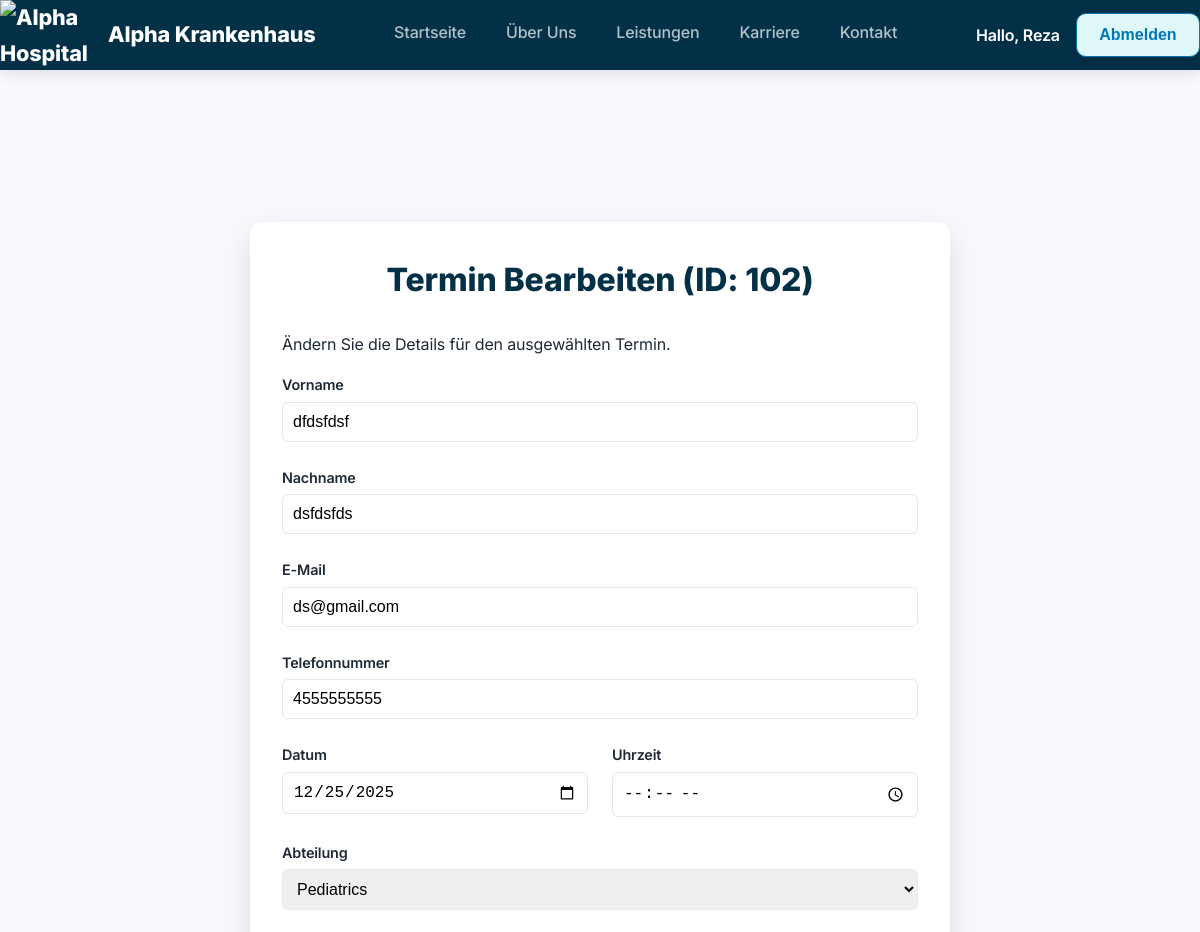
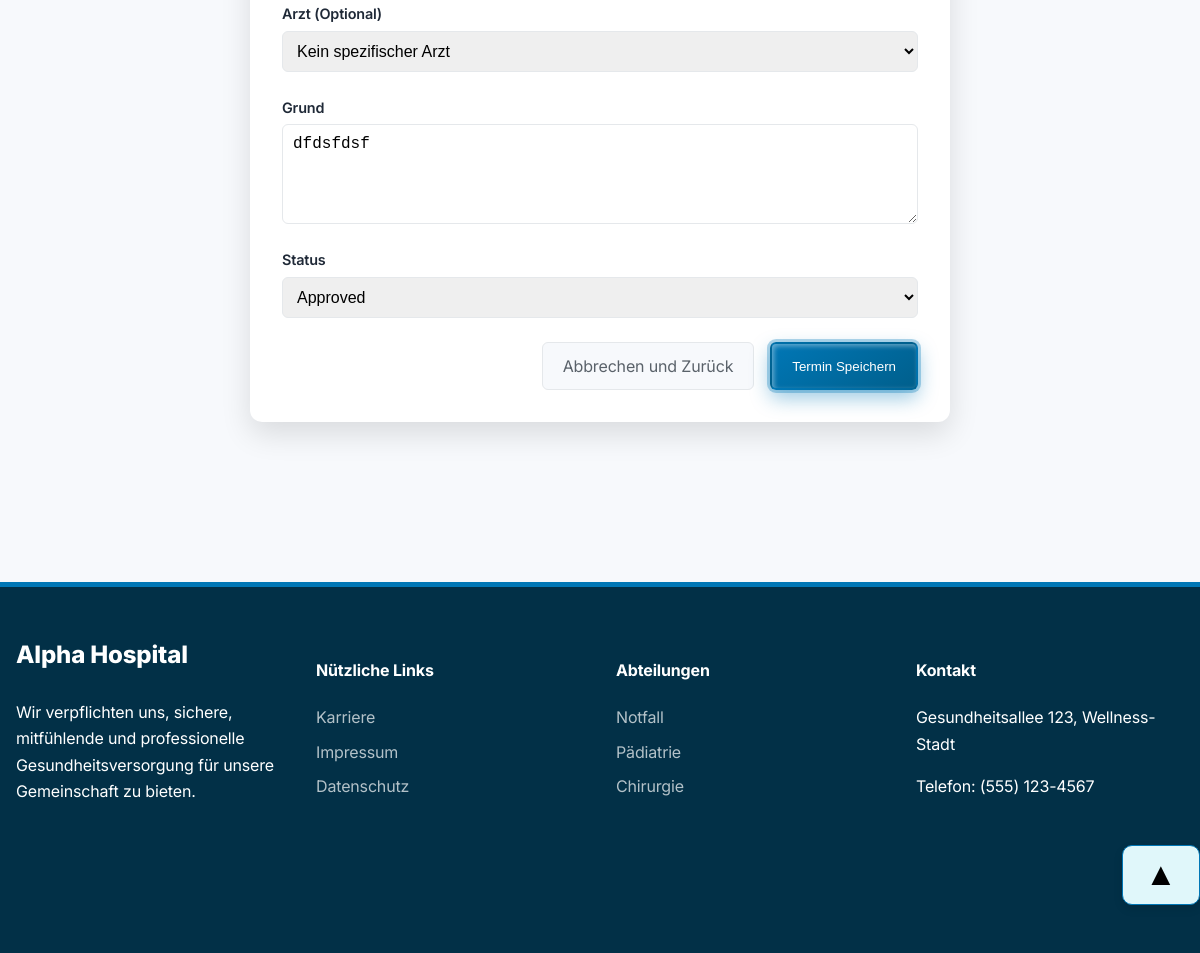
Page /edit_form.php?type=appointment&id=102 (signed in) on the committed database (2 pictures, top to bottom).
### tables this page shows
CREATE TABLE `appointments` (
  `id` int(11) NOT NULL,
  `first_name` varchar(120) NOT NULL,
  `last_name` varchar(120) NOT NULL,
  `email` varchar(255) NOT NULL,
  `phone` varchar(50) DEFAULT NULL,
  `appt_date` date NOT NULL,
  `appt_time` varchar(50) NOT NULL,
  `department` varchar(120) DEFAULT NULL,
  `doctor` varchar(120) DEFAULT NULL,
  `reason` text DEFAULT NULL,
  `created_at` timestamp NOT NULL DEFAULT current_timestamp(),
  `status` varchar(20) NOT NULL DEFAULT 'Pending',
  `approved_by_user_id` int(11) DEFAULT NULL
);

### edit_form.php (the view, shortened to what this page needs)
<?php
require_once __DIR__ . '/config.php';
$type = $_GET['type'] ?? '';
$id = filter_var($_GET['id'] ?? 0, FILTER_VALIDATE_INT);
$tableName = ($type === 'appointment') ? 'appointments' : 'messages';
$recordName = ($type === 'appointment') ? 'Termin' : 'Nachricht';
try {
    $stmt = $pdo->prepare("SELECT * FROM $tableName WHERE id = :id");
    $stmt->execute([':id' => $id]);
    $record = $stmt->fetch(PDO::FETCH_ASSOC);
} catch (PDOException $e) {
    flash('error', "Datenbankfehler beim Abrufen des $recordName.");
    header('Location: admin.php');
    exit;
}
$departments = $pdo->query("SELECT DISTINCT department FROM appointments")->fetchAll(PDO::FETCH_COLUMN);
$statuses = ['Pending', 'Approved', 'Cancelled'];
?>
<!DOCTYPE html>
<html lang="de">
<head>
    <link rel="stylesheet" href="styles.css">
</head>
<body>
    <?php include 'header.php'; ?>
    <main class="admin-main">
        <div class="container">
            <div class="data-card">
                <h1 class="section-title"><?= $recordName ?> Bearbeiten (ID: <?= $id ?>)</h1>
                <p>Ändern Sie die Details für den ausgewählten <?= $recordName ?>.</p>
                <form action="process_update.php" method="POST">
                    <?php if ($type === 'appointment'): ?>
                        <div class="form-row">
                            <label for="first_name">Vorname</label>
                            <input type="text" id="first_name" name="first_name" value="<?= htmlspecialchars($record['first_name']) ?>" required>
                        </div>
                        <div class="form-row">
                            <label for="last_name">Nachname</label>
                            <input type="text" id="last_name" name="last_name" value="<?= htmlspecialchars($record['last_name']) ?>">
                        </div>
                        <div class="form-row">
                            <label for="email">E-Mail</label>
                            <input type="email" id="email" name="email" value="<?= htmlspecialchars($record['email']) ?>" required>
                        </div>
                        <div class="form-row">
                            <label for="phone">Telefonnummer</label>
                            <input type="text" id="phone" name="phone" value="<?= htmlspecialchars($record['phone']) ?>">
                        </div>
                        <div class="form-row" style="display: grid; grid-template-columns: 1fr 1fr; gap: 1.5rem;">
                            <div>
                                <label for="appt_date">Datum</label>
                                <input type="date" id="appt_date" name="appt_date" value="<?= htmlspecialchars($record['appt_date']) ?>" required>
                            </div>
                            <div>
                                <label for="appt_time">Uhrzeit</label>
                                <input type="time" id="appt_time" name="appt_time" value="<?= htmlspecialchars($record['appt_time']) ?>" required>
                            </div>
                        </div>
                        <div class="form-row">
                            <label for="department">Abteilung</label>
                            <select id="department" name="department" required>
                                <?php foreach ($departments as $dep): ?>
                                    <option value="<?= htmlspecialchars($dep) ?>" <?= ($record['department'] === $dep) ? 'selected' : '' ?>>
                                        <?= htmlspecialchars($dep) ?>
                                    </option>
                                <?php endforeach; ?>
                            </select>
                        </div>
                        <div class="form-row">
                            <label for="doctor">Arzt (Optional)</label>
                            <select id="doctor" name="doctor">
                                <option value="">Kein spezifischer Arzt</option>
                            </select>
                        </div>
                         <div class="form-row">
                            <label for="reason">Grund</label>
                            <textarea id="reason" name="reason"><?= htmlspecialchars($record['reason']) ?></textarea>
                        </div>
                        <div class="form-row">
                            <label for="status">Status</label>
                            <select id="status" name="status" required>
                                <?php foreach ($statuses as $status): ?>
                                    <option value="<?= htmlspecialchars($status) ?>" <?= ($record['status'] === $status) ? 'selected' : '' ?>>
                                        <?= htmlspecialchars($status) ?>
                                    </option>
                                <?php endforeach; ?>
                            </select>
                        </div>
                        <?php endif; ?>
                    <div class="form-actions">
                        <a href="admin.php" class="btn-cancel">Abbrechen und Zurück</a>
                        <button type="submit" class="btn-primary"><?= $recordName ?> Speichern</button>
                    </div>
                </form>
            </div>
        </div>
    </main>
    <?php include 'footer.php'; ?>
</body>
</html>

### styles.css (style rules this page uses)
:root { --color-primary: #0077b6; --color-primary-light: rgb(49, 95, 119); --color-primary-dark: #005f8c; --color-tertiary: #108779; --color-secondary: #e0f7fa; --color-secondary-text: #0077b6; --color-dark-bg: #023047; --color-text-dark: #1f2937; --color-text-medium: #5a626a; --bg-light: #f7f9fc; --bg-white: #ffffff; --color-border-subtle: #e5e8eb; --shadow-xs: 0 1px 2px rgba(0, 0, 0, 0.03); --shadow-sm: 0 4px 8px rgba(0, 0, 0, 0.06); --shadow-md: 0 12px 30px rgba(0, 0, 0, 0.12); --card-shadow: var(--shadow-sm), var(--shadow-md); --overlap-card-shadow: 0 15px 40px rgba(0, 0, 0, 0.15); --header-height: 70px; --border-radius: 12px; --color-error: #dc3545; }
* { box-sizing: border-box; }
html { scroll-behavior: smooth; }
html, body { height: 100%; margin: 0; }
body { font-family: "Inter", sans-serif; background: var(--bg-light); color: var(--color-text-dark); line-height: 1.65; font-weight: 400; -webkit-font-smoothing: antialiased; letter-spacing: -0.01em; }
.container { max-width: 1280px; margin: 0 auto; padding: 0 1rem; }
.btn-primary { background: linear-gradient( 145deg, var(--color-primary), var(--color-primary-dark) ); color: #fff; border: 2px solid transparent; box-shadow: inset 2px 2px 5px rgba(255, 255, 255, 0.4), 0 0 0 3px rgba(0, 119, 182, 0.3), 0 8px 20px rgba(0, 119, 182, 0.4); }
.form-row { display: flex; flex-direction: column; width: 100%; }
.form-row label { font-weight: 600; margin-bottom: 0.3rem; color: var(--color-text-dark); font-size: 0.9rem; }
.form-actions { text-align: center; margin-top: 0.75rem; width: 100%; }
.section-title { text-align: center; font-size: 2rem; margin: 0 0 1.5rem; font-weight: 800; color: var(--color-dark-bg); }

### edit_form.php (style rules this page uses)
.admin-main { padding: 120px 0 4rem; background: var(--bg-light); min-height: 100vh; }
.data-card { max-width: 700px; margin: 2rem auto; background: var(--bg-white); border-radius: var(--border-radius); box-shadow: var(--shadow-md); padding: 2rem; }
.form-row { margin-bottom: 1.5rem; }
.form-row label { display: block; font-weight: 600; margin-bottom: 0.5rem; color: var(--color-text-dark); }
.form-row input[type="text"], .form-row select, .form-row input[type="email"], .form-row input[type="date"], .form-row input[type="time"], .form-row textarea { width: 100%; padding: 10px; border: 1px solid var(--color-border-subtle); border-radius: 6px; box-sizing: border-box; font-size: 1rem; }
.form-row textarea { resize: vertical; min-height: 100px; }
.form-actions { margin-top: 2rem; display: flex; gap: 1rem; justify-content: flex-end; }
.btn-cancel { background: var(--bg-light); color: var(--color-text-medium); border: 1px solid var(--color-border-subtle); padding: 10px 20px; border-radius: 6px; text-decoration: none; cursor: pointer; transition: background 0.2s; }
.btn-primary { background: var(--color-primary); color: white; border: 1px solid var(--color-primary); padding: 10px 20px; border-radius: 6px; cursor: pointer; transition: background 0.2s; }

### rows in the picture
appointments: first_name "dfdsfdsf", last_name "dsfdsfds", email "ds@gmail.com", phone "4555555555", appt_date "12/25/2025", department "Pediatrics", reason "dfdsfdsf", status "Approved"

### other values in the picture
$_SESSION['user_name'] "Reza"
$recordName "Termin"
$id "102"
